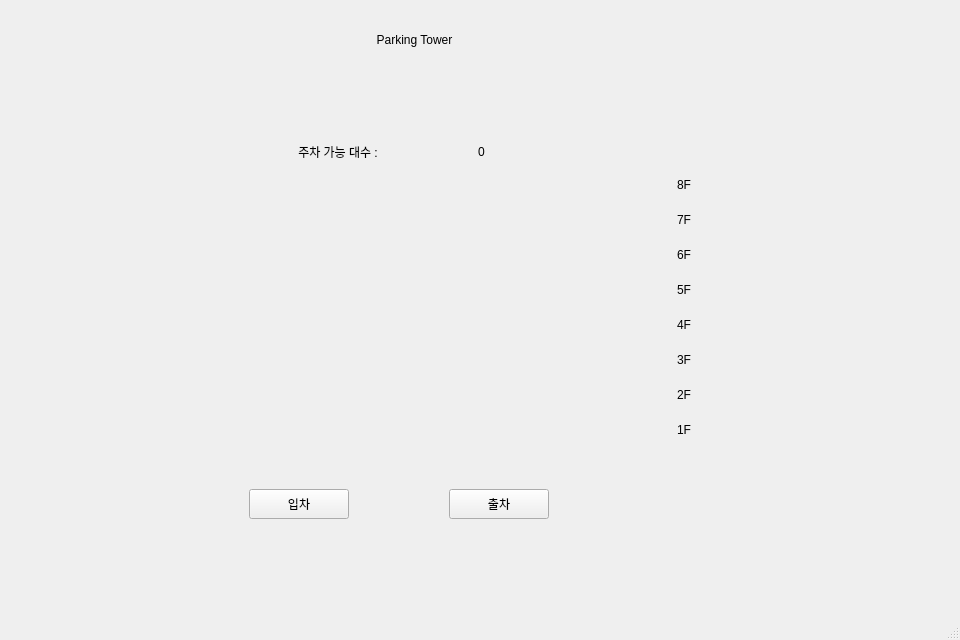
<?xml version="1.0" encoding="UTF-8"?>
<ui version="4.0">
 <class>MainWindow</class>
 <widget class="QMainWindow" name="MainWindow">
  <property name="geometry">
   <rect>
    <x>0</x>
    <y>0</y>
    <width>960</width>
    <height>640</height>
   </rect>
  </property>
  <property name="minimumSize">
   <size>
    <width>960</width>
    <height>640</height>
   </size>
  </property>
  <property name="maximumSize">
   <size>
    <width>960</width>
    <height>640</height>
   </size>
  </property>
  <property name="windowTitle">
   <string>MainWindow</string>
  </property>
  <widget class="QWidget" name="centralwidget">
   <layout class="QVBoxLayout" name="verticalLayout">
    <item>
     <widget class="QStackedWidget" name="stackedWidget">
      <property name="minimumSize">
       <size>
        <width>0</width>
        <height>0</height>
       </size>
      </property>
      <property name="maximumSize">
       <size>
        <width>900</width>
        <height>640</height>
       </size>
      </property>
      <property name="currentIndex">
       <number>0</number>
      </property>
      <widget class="QWidget" name="pageHome">
       <widget class="QLabel" name="lblTitle">
        <property name="geometry">
         <rect>
          <x>230</x>
          <y>0</y>
          <width>351</width>
          <height>61</height>
         </rect>
        </property>
        <property name="styleSheet">
         <string notr="true">font: 900 28pt &quot;프리젠테이션 9 Black&quot;;</string>
        </property>
        <property name="text">
         <string>Parking Tower</string>
        </property>
        <property name="alignment">
         <set>Qt::AlignmentFlag::AlignCenter</set>
        </property>
       </widget>
       <widget class="QWidget" name="layoutWidget">
        <property name="geometry">
         <rect>
          <x>660</x>
          <y>160</y>
          <width>32</width>
          <height>284</height>
         </rect>
        </property>
        <layout class="QVBoxLayout" name="verticalLayout_3">
         <property name="spacing">
          <number>4</number>
         </property>
         <item>
          <widget class="QLabel" name="lblFloor8">
           <property name="sizePolicy">
            <sizepolicy hsizetype="Fixed" vsizetype="Fixed">
             <horstretch>0</horstretch>
             <verstretch>0</verstretch>
            </sizepolicy>
           </property>
           <property name="minimumSize">
            <size>
             <width>30</width>
             <height>30</height>
            </size>
           </property>
           <property name="maximumSize">
            <size>
             <width>30</width>
             <height>30</height>
            </size>
           </property>
           <property name="text">
            <string>8F</string>
           </property>
           <property name="alignment">
            <set>Qt::AlignmentFlag::AlignCenter</set>
           </property>
          </widget>
         </item>
         <item>
          <widget class="QLabel" name="lblFloor7">
           <property name="sizePolicy">
            <sizepolicy hsizetype="Fixed" vsizetype="Fixed">
             <horstretch>0</horstretch>
             <verstretch>0</verstretch>
            </sizepolicy>
           </property>
           <property name="minimumSize">
            <size>
             <width>30</width>
             <height>30</height>
            </size>
           </property>
           <property name="maximumSize">
            <size>
             <width>30</width>
             <height>30</height>
            </size>
           </property>
           <property name="text">
            <string>7F</string>
           </property>
           <property name="alignment">
            <set>Qt::AlignmentFlag::AlignCenter</set>
           </property>
          </widget>
         </item>
         <item>
          <widget class="QLabel" name="lblFloor6">
           <property name="sizePolicy">
            <sizepolicy hsizetype="Fixed" vsizetype="Fixed">
             <horstretch>0</horstretch>
             <verstretch>0</verstretch>
            </sizepolicy>
           </property>
           <property name="minimumSize">
            <size>
             <width>30</width>
             <height>30</height>
            </size>
           </property>
           <property name="maximumSize">
            <size>
             <width>30</width>
             <height>30</height>
            </size>
           </property>
           <property name="text">
            <string>6F</string>
           </property>
           <property name="alignment">
            <set>Qt::AlignmentFlag::AlignCenter</set>
           </property>
          </widget>
         </item>
         <item>
          <widget class="QLabel" name="lblFloor5">
           <property name="sizePolicy">
            <sizepolicy hsizetype="Fixed" vsizetype="Fixed">
             <horstretch>0</horstretch>
             <verstretch>0</verstretch>
            </sizepolicy>
           </property>
           <property name="minimumSize">
            <size>
             <width>30</width>
             <height>30</height>
            </size>
           </property>
           <property name="maximumSize">
            <size>
             <width>30</width>
             <height>30</height>
            </size>
           </property>
           <property name="text">
            <string>5F</string>
           </property>
           <property name="alignment">
            <set>Qt::AlignmentFlag::AlignCenter</set>
           </property>
          </widget>
         </item>
         <item>
          <widget class="QLabel" name="lblFloor4">
           <property name="sizePolicy">
            <sizepolicy hsizetype="Fixed" vsizetype="Fixed">
             <horstretch>0</horstretch>
             <verstretch>0</verstretch>
            </sizepolicy>
           </property>
           <property name="minimumSize">
            <size>
             <width>30</width>
             <height>30</height>
            </size>
           </property>
           <property name="maximumSize">
            <size>
             <width>30</width>
             <height>30</height>
            </size>
           </property>
           <property name="text">
            <string>4F</string>
           </property>
           <property name="alignment">
            <set>Qt::AlignmentFlag::AlignCenter</set>
           </property>
          </widget>
         </item>
         <item>
          <widget class="QLabel" name="lblFloor3">
           <property name="sizePolicy">
            <sizepolicy hsizetype="Fixed" vsizetype="Fixed">
             <horstretch>0</horstretch>
             <verstretch>0</verstretch>
            </sizepolicy>
           </property>
           <property name="minimumSize">
            <size>
             <width>30</width>
             <height>30</height>
            </size>
           </property>
           <property name="maximumSize">
            <size>
             <width>30</width>
             <height>30</height>
            </size>
           </property>
           <property name="text">
            <string>3F</string>
           </property>
           <property name="alignment">
            <set>Qt::AlignmentFlag::AlignCenter</set>
           </property>
          </widget>
         </item>
         <item>
          <widget class="QLabel" name="lblFloor2">
           <property name="sizePolicy">
            <sizepolicy hsizetype="Fixed" vsizetype="Fixed">
             <horstretch>0</horstretch>
             <verstretch>0</verstretch>
            </sizepolicy>
           </property>
           <property name="minimumSize">
            <size>
             <width>30</width>
             <height>30</height>
            </size>
           </property>
           <property name="maximumSize">
            <size>
             <width>30</width>
             <height>30</height>
            </size>
           </property>
           <property name="text">
            <string>2F</string>
           </property>
           <property name="alignment">
            <set>Qt::AlignmentFlag::AlignCenter</set>
           </property>
          </widget>
         </item>
         <item>
          <widget class="QLabel" name="lblFloor1">
           <property name="sizePolicy">
            <sizepolicy hsizetype="Fixed" vsizetype="Fixed">
             <horstretch>0</horstretch>
             <verstretch>0</verstretch>
            </sizepolicy>
           </property>
           <property name="minimumSize">
            <size>
             <width>30</width>
             <height>30</height>
            </size>
           </property>
           <property name="maximumSize">
            <size>
             <width>30</width>
             <height>30</height>
            </size>
           </property>
           <property name="text">
            <string>1F</string>
           </property>
           <property name="alignment">
            <set>Qt::AlignmentFlag::AlignCenter</set>
           </property>
          </widget>
         </item>
        </layout>
       </widget>
       <widget class="QWidget" name="layoutWidget">
        <property name="geometry">
         <rect>
          <x>700</x>
          <y>160</y>
          <width>32</width>
          <height>284</height>
         </rect>
        </property>
        <layout class="QVBoxLayout" name="verticalLayout_2">
         <property name="spacing">
          <number>4</number>
         </property>
         <item>
          <widget class="QLabel" name="lblSlot8">
           <property name="sizePolicy">
            <sizepolicy hsizetype="Fixed" vsizetype="Fixed">
             <horstretch>0</horstretch>
             <verstretch>0</verstretch>
            </sizepolicy>
           </property>
           <property name="minimumSize">
            <size>
             <width>30</width>
             <height>30</height>
            </size>
           </property>
           <property name="maximumSize">
            <size>
             <width>30</width>
             <height>30</height>
            </size>
           </property>
           <property name="text">
            <string/>
           </property>
          </widget>
         </item>
         <item>
          <widget class="QLabel" name="lblSlot7">
           <property name="sizePolicy">
            <sizepolicy hsizetype="Fixed" vsizetype="Fixed">
             <horstretch>0</horstretch>
             <verstretch>0</verstretch>
            </sizepolicy>
           </property>
           <property name="minimumSize">
            <size>
             <width>30</width>
             <height>30</height>
            </size>
           </property>
           <property name="maximumSize">
            <size>
             <width>30</width>
             <height>30</height>
            </size>
           </property>
           <property name="text">
            <string/>
           </property>
          </widget>
         </item>
         <item>
          <widget class="QLabel" name="lblSlot6">
           <property name="sizePolicy">
            <sizepolicy hsizetype="Fixed" vsizetype="Fixed">
             <horstretch>0</horstretch>
             <verstretch>0</verstretch>
            </sizepolicy>
           </property>
           <property name="minimumSize">
            <size>
             <width>30</width>
             <height>30</height>
            </size>
           </property>
           <property name="maximumSize">
            <size>
             <width>30</width>
             <height>30</height>
            </size>
           </property>
           <property name="text">
            <string/>
           </property>
          </widget>
         </item>
         <item>
          <widget class="QLabel" name="lblSlot5">
           <property name="sizePolicy">
            <sizepolicy hsizetype="Fixed" vsizetype="Fixed">
             <horstretch>0</horstretch>
             <verstretch>0</verstretch>
            </sizepolicy>
           </property>
           <property name="minimumSize">
            <size>
             <width>30</width>
             <height>30</height>
            </size>
           </property>
           <property name="maximumSize">
            <size>
             <width>30</width>
             <height>30</height>
            </size>
           </property>
           <property name="text">
            <string/>
           </property>
          </widget>
         </item>
         <item>
          <widget class="QLabel" name="lblSlot4">
           <property name="sizePolicy">
            <sizepolicy hsizetype="Fixed" vsizetype="Fixed">
             <horstretch>0</horstretch>
             <verstretch>0</verstretch>
            </sizepolicy>
           </property>
           <property name="minimumSize">
            <size>
             <width>30</width>
             <height>30</height>
            </size>
           </property>
           <property name="maximumSize">
            <size>
             <width>30</width>
             <height>30</height>
            </size>
           </property>
           <property name="text">
            <string/>
           </property>
          </widget>
         </item>
         <item>
          <widget class="QLabel" name="lblSlot3">
           <property name="sizePolicy">
            <sizepolicy hsizetype="Fixed" vsizetype="Fixed">
             <horstretch>0</horstretch>
             <verstretch>0</verstretch>
            </sizepolicy>
           </property>
           <property name="minimumSize">
            <size>
             <width>30</width>
             <height>30</height>
            </size>
           </property>
           <property name="maximumSize">
            <size>
             <width>30</width>
             <height>30</height>
            </size>
           </property>
           <property name="text">
            <string/>
           </property>
          </widget>
         </item>
         <item>
          <widget class="QLabel" name="lblSlot2">
           <property name="sizePolicy">
            <sizepolicy hsizetype="Fixed" vsizetype="Fixed">
             <horstretch>0</horstretch>
             <verstretch>0</verstretch>
            </sizepolicy>
           </property>
           <property name="minimumSize">
            <size>
             <width>30</width>
             <height>30</height>
            </size>
           </property>
           <property name="maximumSize">
            <size>
             <width>30</width>
             <height>30</height>
            </size>
           </property>
           <property name="text">
            <string/>
           </property>
          </widget>
         </item>
         <item>
          <widget class="QLabel" name="lblSlot1">
           <property name="sizePolicy">
            <sizepolicy hsizetype="Fixed" vsizetype="Fixed">
             <horstretch>0</horstretch>
             <verstretch>0</verstretch>
            </sizepolicy>
           </property>
           <property name="minimumSize">
            <size>
             <width>30</width>
             <height>30</height>
            </size>
           </property>
           <property name="maximumSize">
            <size>
             <width>30</width>
             <height>30</height>
            </size>
           </property>
           <property name="text">
            <string/>
           </property>
          </widget>
         </item>
        </layout>
       </widget>
       <widget class="QWidget" name="layoutWidget">
        <property name="geometry">
         <rect>
          <x>260</x>
          <y>120</y>
          <width>281</width>
          <height>45</height>
         </rect>
        </property>
        <layout class="QHBoxLayout" name="horizontalLayout_2">
         <property name="rightMargin">
          <number>0</number>
         </property>
         <item>
          <widget class="QLabel" name="lblAvailableTitle">
           <property name="styleSheet">
            <string notr="true">font: 500 20pt &quot;프리젠테이션 5 Medium&quot;;</string>
           </property>
           <property name="text">
            <string>주차 가능 대수 :</string>
           </property>
           <property name="alignment">
            <set>Qt::AlignmentFlag::AlignCenter</set>
           </property>
          </widget>
         </item>
         <item>
          <widget class="QLabel" name="lblAvailableCount">
           <property name="styleSheet">
            <string notr="true">font: 700 36pt &quot;프리젠테이션 7 Bold&quot;;</string>
           </property>
           <property name="text">
            <string>0</string>
           </property>
           <property name="alignment">
            <set>Qt::AlignmentFlag::AlignCenter</set>
           </property>
          </widget>
         </item>
        </layout>
       </widget>
       <widget class="QWidget" name="layoutWidget">
        <property name="geometry">
         <rect>
          <x>240</x>
          <y>460</y>
          <width>302</width>
          <height>71</height>
         </rect>
        </property>
        <layout class="QHBoxLayout" name="horizontalLayout">
         <property name="spacing">
          <number>100</number>
         </property>
         <item>
          <widget class="QPushButton" name="btnEntry">
           <property name="sizePolicy">
            <sizepolicy hsizetype="Fixed" vsizetype="Fixed">
             <horstretch>0</horstretch>
             <verstretch>0</verstretch>
            </sizepolicy>
           </property>
           <property name="minimumSize">
            <size>
             <width>100</width>
             <height>30</height>
            </size>
           </property>
           <property name="text">
            <string>입차</string>
           </property>
          </widget>
         </item>
         <item>
          <widget class="QPushButton" name="btnExit">
           <property name="sizePolicy">
            <sizepolicy hsizetype="Fixed" vsizetype="Fixed">
             <horstretch>0</horstretch>
             <verstretch>0</verstretch>
            </sizepolicy>
           </property>
           <property name="minimumSize">
            <size>
             <width>100</width>
             <height>30</height>
            </size>
           </property>
           <property name="text">
            <string>출차</string>
           </property>
          </widget>
         </item>
        </layout>
       </widget>
      </widget>
      <widget class="QWidget" name="pageEntry">
       <widget class="QLabel" name="lblEntryTitle">
        <property name="geometry">
         <rect>
          <x>350</x>
          <y>50</y>
          <width>38</width>
          <height>12</height>
         </rect>
        </property>
        <property name="text">
         <string>입차</string>
        </property>
       </widget>
       <widget class="QLabel" name="lblEntryGuide">
        <property name="geometry">
         <rect>
          <x>350</x>
          <y>120</y>
          <width>38</width>
          <height>12</height>
         </rect>
        </property>
        <property name="text">
         <string>차량번호를 입력해주세요</string>
        </property>
       </widget>
       <widget class="QLineEdit" name="leEntryCarNumber">
        <property name="geometry">
         <rect>
          <x>320</x>
          <y>170</y>
          <width>113</width>
          <height>20</height>
         </rect>
        </property>
        <property name="maxLength">
         <number>8</number>
        </property>
        <property name="clearButtonEnabled">
         <bool>true</bool>
        </property>
       </widget>
       <widget class="QPushButton" name="btnEntryRequest">
        <property name="geometry">
         <rect>
          <x>360</x>
          <y>340</y>
          <width>56</width>
          <height>18</height>
         </rect>
        </property>
        <property name="text">
         <string>확인</string>
        </property>
       </widget>
       <widget class="QPushButton" name="btnEntryToHome">
        <property name="geometry">
         <rect>
          <x>360</x>
          <y>450</y>
          <width>56</width>
          <height>18</height>
         </rect>
        </property>
        <property name="text">
         <string>Home</string>
        </property>
       </widget>
      </widget>
      <widget class="QWidget" name="pageEntryComplete">
       <widget class="QLabel" name="lblEntryCompleteTitle">
        <property name="geometry">
         <rect>
          <x>340</x>
          <y>230</y>
          <width>38</width>
          <height>12</height>
         </rect>
        </property>
        <property name="text">
         <string>입차완료</string>
        </property>
       </widget>
      </widget>
      <widget class="QWidget" name="pageExit">
       <widget class="QLabel" name="lblExitTitle">
        <property name="geometry">
         <rect>
          <x>360</x>
          <y>40</y>
          <width>38</width>
          <height>12</height>
         </rect>
        </property>
        <property name="text">
         <string>출차</string>
        </property>
       </widget>
       <widget class="QLineEdit" name="leExitLastFour">
        <property name="geometry">
         <rect>
          <x>330</x>
          <y>90</y>
          <width>113</width>
          <height>20</height>
         </rect>
        </property>
        <property name="maxLength">
         <number>4</number>
        </property>
       </widget>
       <widget class="QListWidget" name="listExitCars">
        <property name="geometry">
         <rect>
          <x>510</x>
          <y>240</y>
          <width>256</width>
          <height>192</height>
         </rect>
        </property>
       </widget>
       <widget class="QPushButton" name="btnExitRequest">
        <property name="geometry">
         <rect>
          <x>340</x>
          <y>420</y>
          <width>56</width>
          <height>18</height>
         </rect>
        </property>
        <property name="text">
         <string>확인</string>
        </property>
       </widget>
       <widget class="QPushButton" name="btnExitToHome">
        <property name="geometry">
         <rect>
          <x>350</x>
          <y>460</y>
          <width>56</width>
          <height>18</height>
         </rect>
        </property>
        <property name="text">
         <string>Home</string>
        </property>
       </widget>
       <widget class="QPushButton" name="btnExitSearch">
        <property name="geometry">
         <rect>
          <x>360</x>
          <y>130</y>
          <width>56</width>
          <height>18</height>
         </rect>
        </property>
        <property name="text">
         <string>검색</string>
        </property>
       </widget>
      </widget>
      <widget class="QWidget" name="pagePaymentComplete">
       <widget class="QLabel" name="lblPaymentCompleteTitle">
        <property name="geometry">
         <rect>
          <x>230</x>
          <y>170</y>
          <width>261</width>
          <height>16</height>
         </rect>
        </property>
        <property name="text">
         <string>정산완료</string>
        </property>
       </widget>
      </widget>
      <widget class="QWidget" name="pagePayment">
       <widget class="QLabel" name="lblPaymentTitle">
        <property name="geometry">
         <rect>
          <x>350</x>
          <y>130</y>
          <width>38</width>
          <height>12</height>
         </rect>
        </property>
        <property name="text">
         <string>정산화면</string>
        </property>
       </widget>
       <widget class="QLabel" name="lblPaymentCarNumber">
        <property name="geometry">
         <rect>
          <x>300</x>
          <y>180</y>
          <width>171</width>
          <height>16</height>
         </rect>
        </property>
        <property name="text">
         <string/>
        </property>
       </widget>
       <widget class="QLabel" name="lblPaymentTime">
        <property name="geometry">
         <rect>
          <x>310</x>
          <y>220</y>
          <width>191</width>
          <height>16</height>
         </rect>
        </property>
        <property name="text">
         <string/>
        </property>
       </widget>
       <widget class="QLabel" name="lblPaymentFee">
        <property name="geometry">
         <rect>
          <x>310</x>
          <y>310</y>
          <width>181</width>
          <height>16</height>
         </rect>
        </property>
        <property name="text">
         <string/>
        </property>
       </widget>
       <widget class="QPushButton" name="btnPaymentToExit">
        <property name="geometry">
         <rect>
          <x>350</x>
          <y>440</y>
          <width>56</width>
          <height>18</height>
         </rect>
        </property>
        <property name="text">
         <string>뒤로가기</string>
        </property>
       </widget>
       <widget class="QPushButton" name="btnPaymentToHome">
        <property name="geometry">
         <rect>
          <x>350</x>
          <y>480</y>
          <width>56</width>
          <height>18</height>
         </rect>
        </property>
        <property name="text">
         <string>Home</string>
        </property>
       </widget>
       <widget class="QPushButton" name="btnPaymentRequest">
        <property name="geometry">
         <rect>
          <x>350</x>
          <y>410</y>
          <width>56</width>
          <height>18</height>
         </rect>
        </property>
        <property name="text">
         <string>정산</string>
        </property>
       </widget>
      </widget>
     </widget>
    </item>
   </layout>
  </widget>
  <widget class="QMenuBar" name="menubar">
   <property name="geometry">
    <rect>
     <x>0</x>
     <y>0</y>
     <width>960</width>
     <height>18</height>
    </rect>
   </property>
  </widget>
  <widget class="QStatusBar" name="statusbar"/>
 </widget>
 <resources/>
 <connections/>
</ui>
